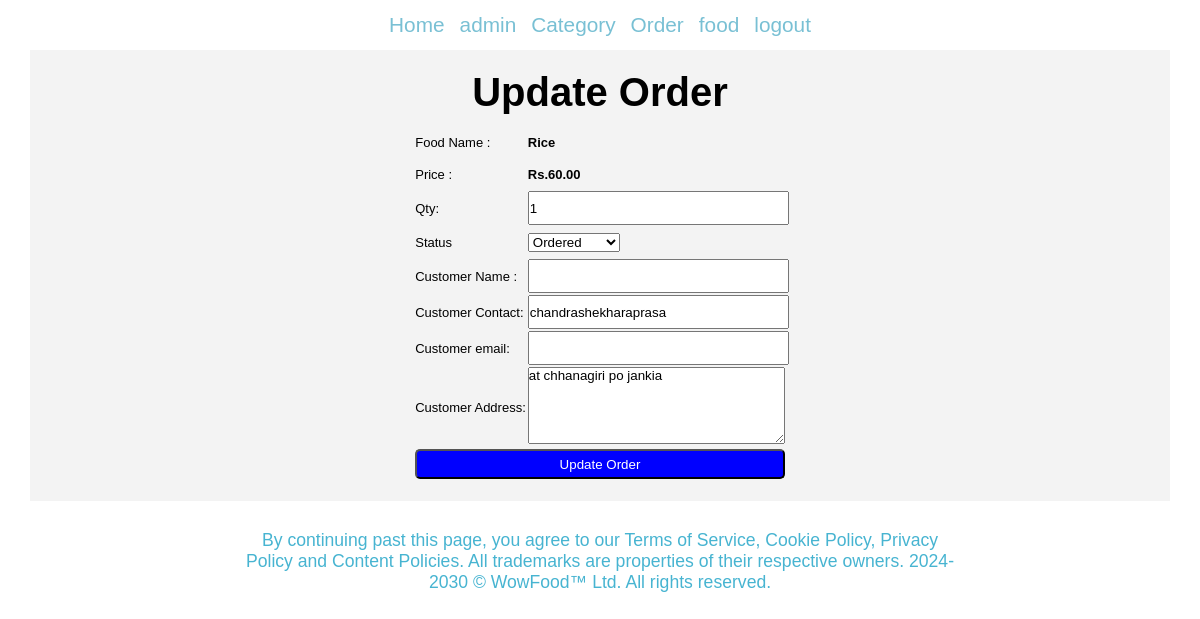
Screenshot of /admin/update-order.php?id=2 (signed in) with the database file from the repository.
### tables this page shows
CREATE TABLE `tbl_order` (
  `id` int(10) UNSIGNED NOT NULL,
  `food` varchar(150) NOT NULL,
  `price` decimal(10,2) NOT NULL,
  `qty` int(11) NOT NULL,
  `total` decimal(10,2) NOT NULL,
  `order_date` datetime NOT NULL,
  `status` varchar(50) NOT NULL,
  `customer_name` varchar(150) NOT NULL,
  `customer_contact` varchar(20) NOT NULL,
  `customer_email` varchar(150) NOT NULL,
  `customer_address` varchar(255) NOT NULL
);

### admin/update-order.php (the view, shortened to what this page needs)
<?php
    include('repeat2/navbar.php');
?>
<main>
    <div class="container center">
        <div class="small-container center padding">
            <h3>Update Order</h3>
            <?php
                if(isset($_GET['id']))
                {
                    $id = $_GET['id'];
                    $sql = "SELECT * FROM tbl_order WHERE id=$id";
                    $res= mysqli_query($conn,$sql);
                    $count = mysqli_num_rows($res);
                    if($count == 1)
                    {
                        $row =mysqli_fetch_assoc($res);
                        $food = $row['food'];
                        $price = $row['price'];
                        $qty = $row['qty'];
                        $status = $row['status'];
                        $customer_name = $row['customer_name'];
                        $customer_contact = $row['customer_contact'];
                        $customer_email = $row['customer_email'];
                        $customer_address = $row['customer_address'];
                    }
                    else{
                        header('location:'.HOMEURL.'admin/manage-order.php');
                    }
                }
                else{
                    header('location:'.HOMEURL.'admin/manage-order.php');
                }
            ?>
            <form action="" method="POST">
                <table class="tbladdadmin">
                    <tr>
                        <td>Food Name : </td>
                       <td><b><?php echo $food; ?></b></td>
                    </tr>
                    <tr>
                        <td>Price : </td>
                        <td><b>Rs.<?php echo $price; ?></b></td>
                    </tr>
                    <tr>
                        <td>Qty:</td>
                        <td><input type="number" name="qty" value="<?php echo $qty?>"></td>
                    </tr>
                    <tr>
                        <td>Status</td>
                        <td>
                            <select name="status">
                                <option <?php if($status == "Ordered"){echo "selected";} ?> value="Ordered">Ordered</option>
                            </select>
                        </td>
                    </tr>
                    <tr>
                        <td>Customer Name :</td>
                        <td>
                            <input type="text" name="customer_name" value="<?php echo $customer_name; ?>">
                        </td>
                    </tr>
                    <tr>
                        <td>Customer Contact: </td>
                        <td>
                            <input type="text" name="customer_contact" value="<?php echo $customer_contact; ?>">
                        </td>
                    </tr>
                    <tr>
                        <td>Customer email: </td>
                        <td>
                            <input type="text" name="customer_email" value="<?php echo $customer_email; ?>">
                        </td>
                    </tr>
                    <tr>
                        <td>Customer Address: </td>
                        <td>
                            <textarea name="customer_address" id="" cols="30" rows="5"><?php echo $customer_address; ?></textarea>
                        </td>
                    </tr>
                    <tr >
                        <td colspan="2">
                            <input type="submit" name="submit" value="Update Order" class="btn-primery">
                        </td>
                    </tr>
                </table>
            </form>
         </div>
    </div>
 </main>
 <?php
    include ('repeat2/footer.php');
?>

### css/admin.css (style rules this page uses)
* { margin: 0; padding: 0; font-family: Arial, Helvetica, sans-serif; }
.center { display: flex; justify-content: center; align-items: center; }
.padding { padding-top:10px; padding-bottom: 10px; }
body { width: 100%; height: 60vh; }
.container { padding-top: 50px; width: 100%; }
.small-container { width: 95%; flex-direction: column; background: #f3f3f3; gap: 10px; padding-bottom: 20px; padding-top: 20px; }
.small-container h3 { font-size:2.5rem ; }
.btn-primery { background: blue; padding: 1%; color: white; border-radius: 5px; text-decoration: none;height: 100%; }
.tbladdadmin { width: 100%; height: 200px; }
table { width: 95%; }
table tr { height: 30px; font-size: 13px; }
tr input { height: 30px; width: 100%; }

### rows the page displays
tbl_order: food "Rice", price "60.00", qty "1", status "Ordered", customer_contact "chandrashekharaprasa", customer_address "at chhanagiri po jankia"
